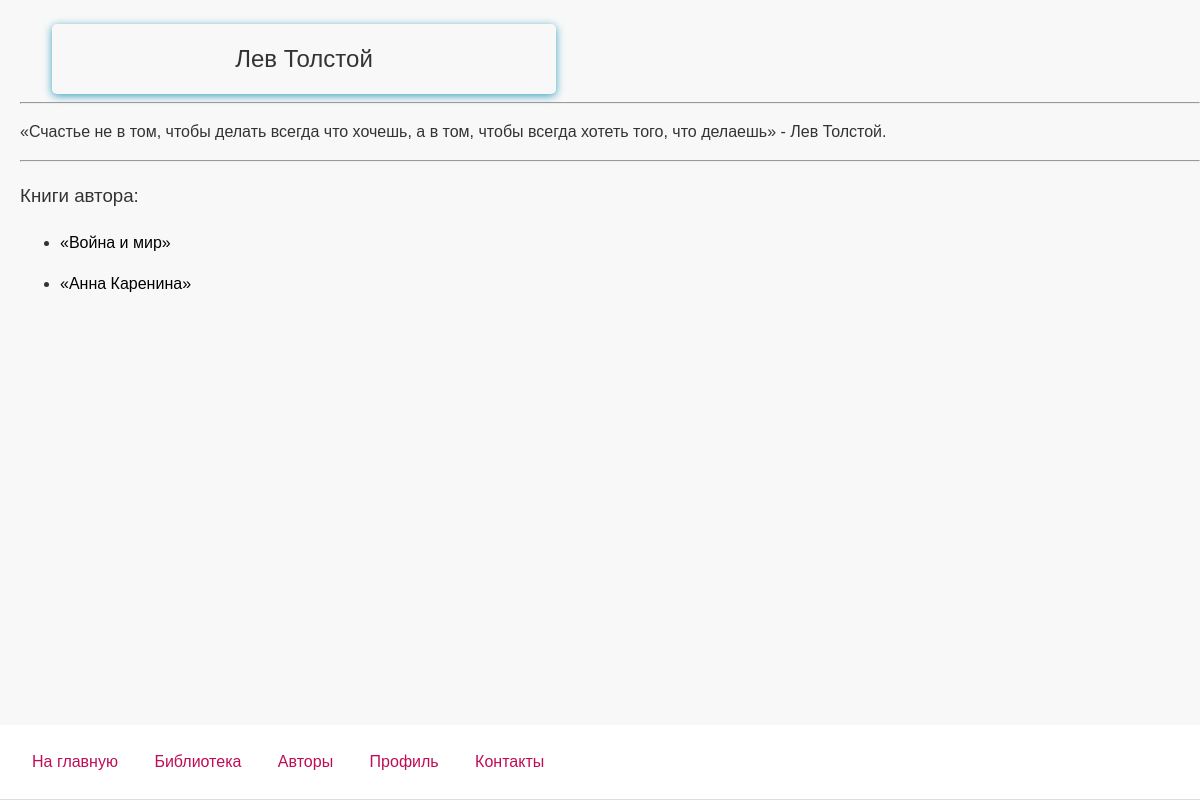
Page /knizhnaya_lavka/authors/lev-tolstoj on the earlier database version.
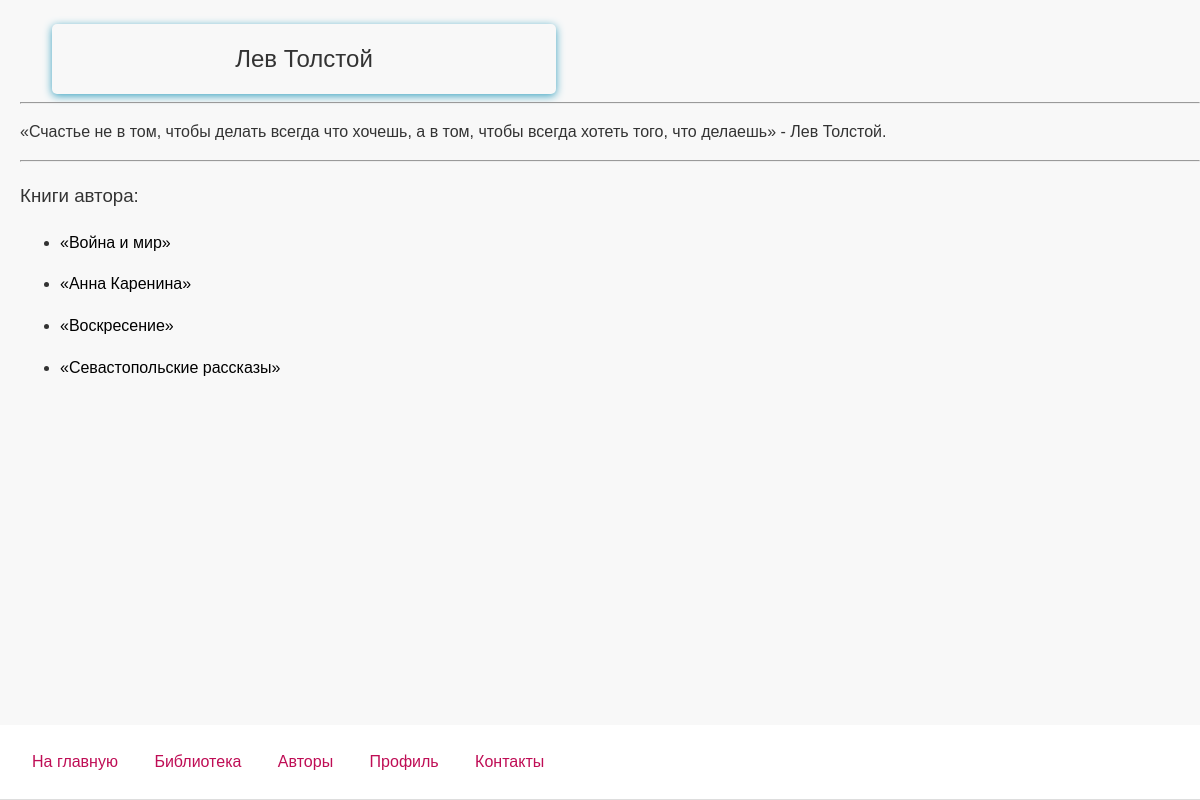
Same page on the later database version.
### book_app/models.py (models this page shows, shortened)
class Author(models.Model):
    first_name = models.CharField(max_length=50, verbose_name='Имя')
    last_name = models.CharField(max_length=50, verbose_name='Фамилия')
    full_name = models.CharField(max_length= 150, verbose_name='Полное имя')
    slug = models.SlugField(default='', blank=True)
    description = models.CharField(max_length=500, default='Описание будет добавлено позже', verbose_name="Описание")

class Book(models.Model):
    F = 'F'
    E = 'E'
    D = 'D'
    BOOK_FORMATS = [ (F, 'FB2'), (E, 'EPUB'), (D, 'DOC'),]
    title = models.CharField(max_length=70, verbose_name="Название")
    page_count = models.IntegerField(null=True, verbose_name="Страницы")
    year = models.IntegerField(null=True, verbose_name="Год публикации")
    bestseller = models.BooleanField(null=True, verbose_name="Бестселлер")
    slug = models.SlugField(default='', blank=True)
    description = models.CharField(max_length=500, default='Описание будет добавлено позже', verbose_name="Описание")
    author = models.ForeignKey(Author, on_delete=models.CASCADE, null=True, default = 'Автор')
    genre = models.ManyToManyField(Genre)
    isbn = models.CharField(null=True, verbose_name="ISBN", default='Не указан', max_length=17)
    def get_url(self):
        return reverse('book-info', args=[self.slug])

### book_app/views.py (the view)
# urls.py: path('authors/<slug:author_slug>', views.about_author, name='author-info'),
def about_author(request, author_slug: str):
    try:
        author = Author.objects.get(slug=author_slug) # Ищем автора по его slug, переданному из all_authors.html
        books = author.book_set.all() # Получаем все книги, связанные с этим автором
        context = {
            'author_slug': author_slug,
            'author': author,
            'books': books,
        }
        return render(request, 'book_app/about_author.html', context=context)
    except Author.DoesNotExist:
        context={
            'page_404': functions.transliter(author_slug)
        }
        return render(request, 'book_app/404.html', context=context)

### book_app/templates/book_app/about_author.html (shortened to what this page needs)
{%extends 'book_app/base.html'%}
{%load my_filters%}
{%load static %}
{% block content %}
    <h2>{{ author.full_name }}</h2>
<hr>
    <p>«{{author.description}}» - {{author.full_name}}.</p>
<hr>
    <h3>Книги автора:</h3>
        {% for book in books %}
            <ul>
                <li><a href="{{ book.get_url }}">«{{book.title}}»</a></li>
            </ul>
        {% endfor %}
{% include 'includes/navbar.html' %}
{% endblock %}

### book_app/templates/book_app/base.html (shortened to what this page needs)
{% load static %}
<!DOCTYPE html>
<html lang="en">
<head>
    <link rel="stylesheet" href="{% static 'book_app/base.css'%}">
    <link rel="stylesheet" href="{% static 'book_app/forms.css'%}">
</head>
<body>
{% block content %}
{% endblock %}
</body>
</html>

### book_app/templates/includes/navbar.html
{% load static %}
<link rel="stylesheet" href="{% static 'book_app/navbar.css' %}">
<nav>
    <a href="{%url 'main-page'%}">На главную </a>
    <a href="{%url 'library'%}">Библиотека </a>
    <a href="{%url 'authors'%}">Авторы </a>
    <a href="{%url 'user-account'%}">Профиль</a>
    <a href="https://t.me/donzhuk">Контакты</a>
</nav>

### book_app/static/book_app/base.css (style rules this page uses)
body { margin: 0; font-family: 'Sans-Serif', Arial, sans-serif; background-color: #f8f8f8; color: #333; line-height: 1.6; padding-left: 20px; }
h1, h2, h3, h4, h5, h6 { font-weight: normal; }
p { font-size: 1rem; line-height: 1.5; margin-bottom: 1rem; }
a { color: #000; text-decoration: none; }
nav { background-color: #fff; padding: 1rem; border-bottom: 1px solid #ddd; }
nav a { display: inline-block; padding: 0.5rem 1rem; text-decoration: none; color: #333; transition: background-color 0.3s ease; }

### book_app/static/book_app/forms.css (style rules this page uses)
body { margin: 0; font-family: Sans-Serif; }
h2 { margin: 1.5rem 2rem 5px; width: 40%; max-width: 40rem; padding: 1rem; text-align: center; border-radius: 5px; box-shadow: 0 2px 8px #3ca3c1; }

### book_app/static/book_app/navbar.css (style rules this page uses)
body { padding-bottom: 60px; }
nav { background-color: #fff; padding: 1rem; border-bottom: 1px solid #ddd; position: fixed; bottom: 0; left: 0; width: 100%; }
nav a { display: inline-block; padding: 0.5rem 1rem; text-decoration: none; color: #bf0d55; transition: background-color 0.3s ease; }

Differences in the rows shown:
added Book: title "Воскресение"
added Book: title "Севастопольские рассказы"
